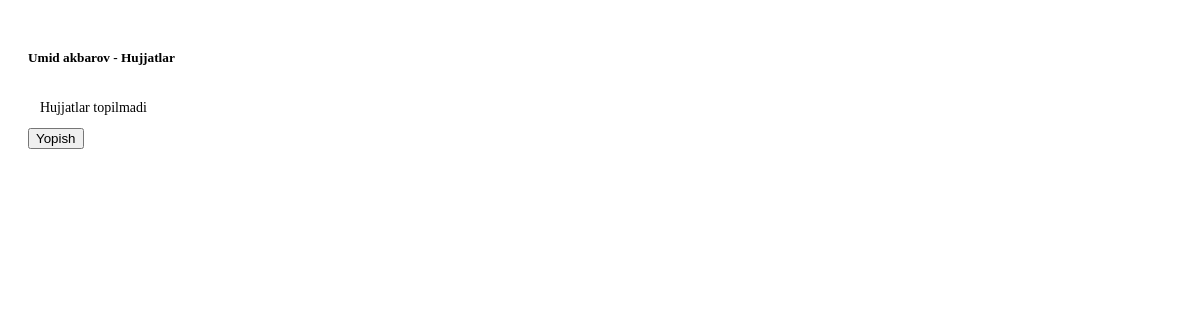
Page /xaridorlar/passport/5/ (signed in) on the earlier database version.
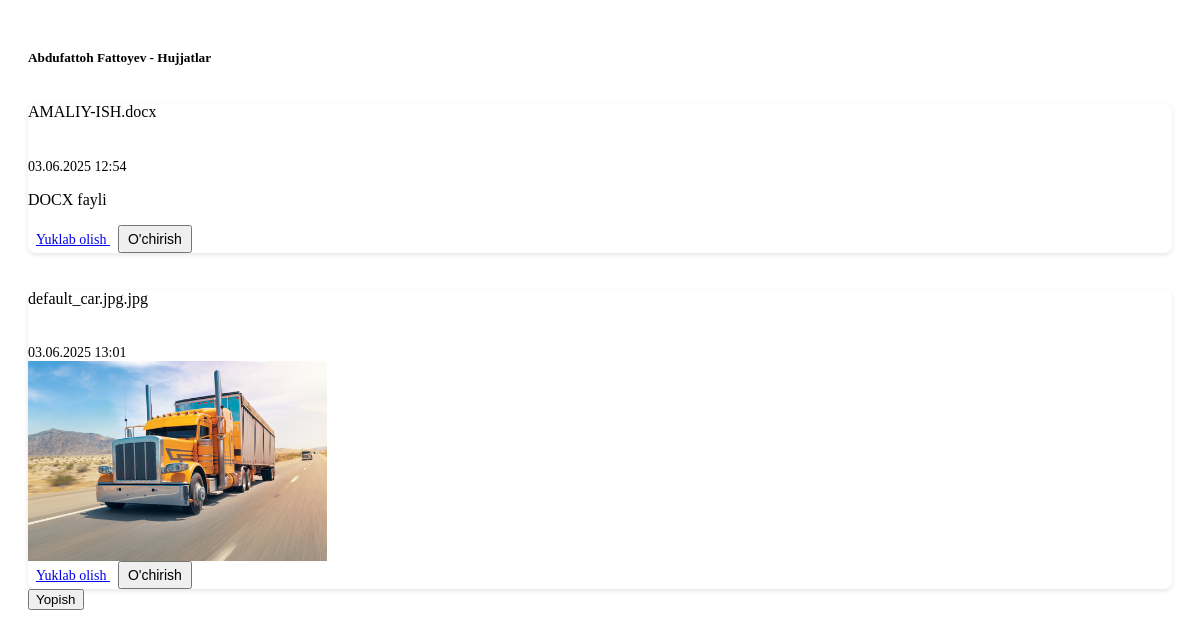
Same page on the later database version.
### xaridorlar/models.py (models this page shows, shortened)
class Xaridor(models.Model):
    user = models.ForeignKey(
        User,
        on_delete=models.CASCADE,
        related_name='xaridorlar',
        verbose_name="Foydalanuvchi"
    )
    ism_familiya = models.CharField(
        max_length=100,
        verbose_name="Ism va Familiya"
    )
    telefon_raqam = PhoneNumberField(
        blank=True,
        null=True,
        verbose_name="Telefon Raqam",
        help_text="Masalan: +998901234567"
    )
    hozirgi_balans = models.DecimalField(
        max_digits=15,
        decimal_places=2,
        default=0,
        validators=[MinValueValidator(0)],
        verbose_name="Hozirgi Balans",
        blank=True
    )
    sana = models.DateField(verbose_name="Sana")
    izoh = models.TextField(
        verbose_name="Izoh",
        blank=True,
        null=True
    )
    created_date = models.DateTimeField(
        auto_now_add=True,
        verbose_name="Yaratilgan sana"
    )
    class Meta:
        verbose_name = "Xaridor"
        verbose_name_plural = "Xaridorlar"
        indexes = [
            models.Index(fields=['user']),
            models.Index(fields=['ism_familiya']),
        ]

class XaridorHujjat(models.Model):
    xaridor = models.ForeignKey(
        Xaridor,
        on_delete=models.CASCADE,
        related_name='hujjatlar',
        verbose_name="Xaridor"
    )
    hujjat = models.FileField(
        upload_to=generate_unique_filename,
        validators=[
            FileExtensionValidator(allowed_extensions=['jpg', 'jpeg', 'png', 'pdf', 'doc', 'docx']),
            validate_file_size
        ],
        verbose_name="Hujjat fayli"
    )
    original_filename = models.CharField(
        max_length=255,
        blank=True,
        verbose_name="Asl fayl nomi"
    )
    uploaded_at = models.DateTimeField(
        auto_now_add=True,
        verbose_name="Yuklangan vaqt"
    )
    class Meta:
        verbose_name = "Xaridor hujjati"
        verbose_name_plural = "Xaridor hujjatlari"
        indexes = [
            models.Index(fields=['xaridor']),
        ]

### xaridorlar/views.py (the view, shortened to what this page needs)
# urls.py: path('passport/<int:id>/', views.view_passport, name='view_passport'),
@login_required
def view_passport(request, id):
    xaridor = get_object_or_404(Xaridor, id=id)
    if request.headers.get('X-Requested-With') == 'XMLHttpRequest':
        html = render_to_string('xaridorlar/view_passport.html', {'xaridor': xaridor}, request=request)
        return JsonResponse({'html': html})
    return render(request, 'xaridorlar/view_passport.html', {'xaridor': xaridor})

### templates/xaridorlar/view_passport.html (shortened to what this page needs)
<div class="hujjatlar-container" data-xaridor-id="{{ xaridor.id }}">
    <h5 class="mb-3">{{ xaridor.ism_familiya }} - Hujjatlar</h5>
    {% if xaridor.hujjatlar.exists %}
    <div class="row" id="hujjatlar-list">
        {% for hujjat in xaridor.hujjatlar.all %}
        <div class="col-12 mb-4 hujjat-item" data-hujjat-id="{{ hujjat.id }}">
            <div class="card h-100">
                <div class="card-body">
                    <div class="d-flex justify-content-between align-items-start mb-3">
                        <h6 class="card-title mb-0">{{ hujjat.original_filename }}</h6>
                        <small class="text-muted">{{ hujjat.uploaded_at|date:"d.m.Y H:i" }}</small>
                    </div>
                    {% with ext=hujjat.original_filename|lower|slice:"-4:" %}
                        {% if ext in '.jpg,.jpeg,.png' %}
                        <div class="text-center mb-3">
                            <img src="{{ hujjat.hujjat.url }}" alt="{{ hujjat.original_filename }}"
                                 class="img-fluid rounded" style="max-height: 200px; max-width: 100%;">
                        </div>
                        {% else %}
                        <div class="text-center mb-3">
                            <p class="mt-2">{{ ext|upper }} fayli</p>
                        </div>
                        {% endif %}
                    {% endwith %}
                    <div class="d-flex justify-content-between">
                        <a href="{{ hujjat.hujjat.url }}" download="{{ hujjat.original_filename }}"
                           class="btn btn-sm btn-outline-primary">
                             Yuklab olish
                        </a>
                        <button class="btn btn-sm btn-outline-danger delete-hujjat-btn"
                                data-hujjat-id="{{ hujjat.id }}"
                                data-url="{% url 'delete_hujjat' hujjat.id %}">
                             O'chirish
                        </button>
                    </div>
                </div>
            </div>
        </div>
        {% endfor %}
    </div>
    {% else %}
    <div class="alert alert-info" id="hujjatlar-list">
        Hujjatlar topilmadi
    </div>
    {% endif %}
    <div class="text-end mt-3">
        <button type="button" class="btn btn-secondary" onclick="window.closeDetailSidebar()">
            Yopish
        </button>
    </div>
</div>

Differences in the rows shown:
changed Xaridor: ism_familiya "Umid akbarov" → "Abdufattoh Fattoyev"
added XaridorHujjat: original_filename "AMALIY-ISH.docx", uploaded_at "03.06.2025 12:54", value "DOCX"
added XaridorHujjat: original_filename "default_car.jpg.jpg", uploaded_at "03.06.2025 13:01", hujjat (placeholder picture)
Other differences:
text no longer shown: "Hujjatlar topilmadi"
